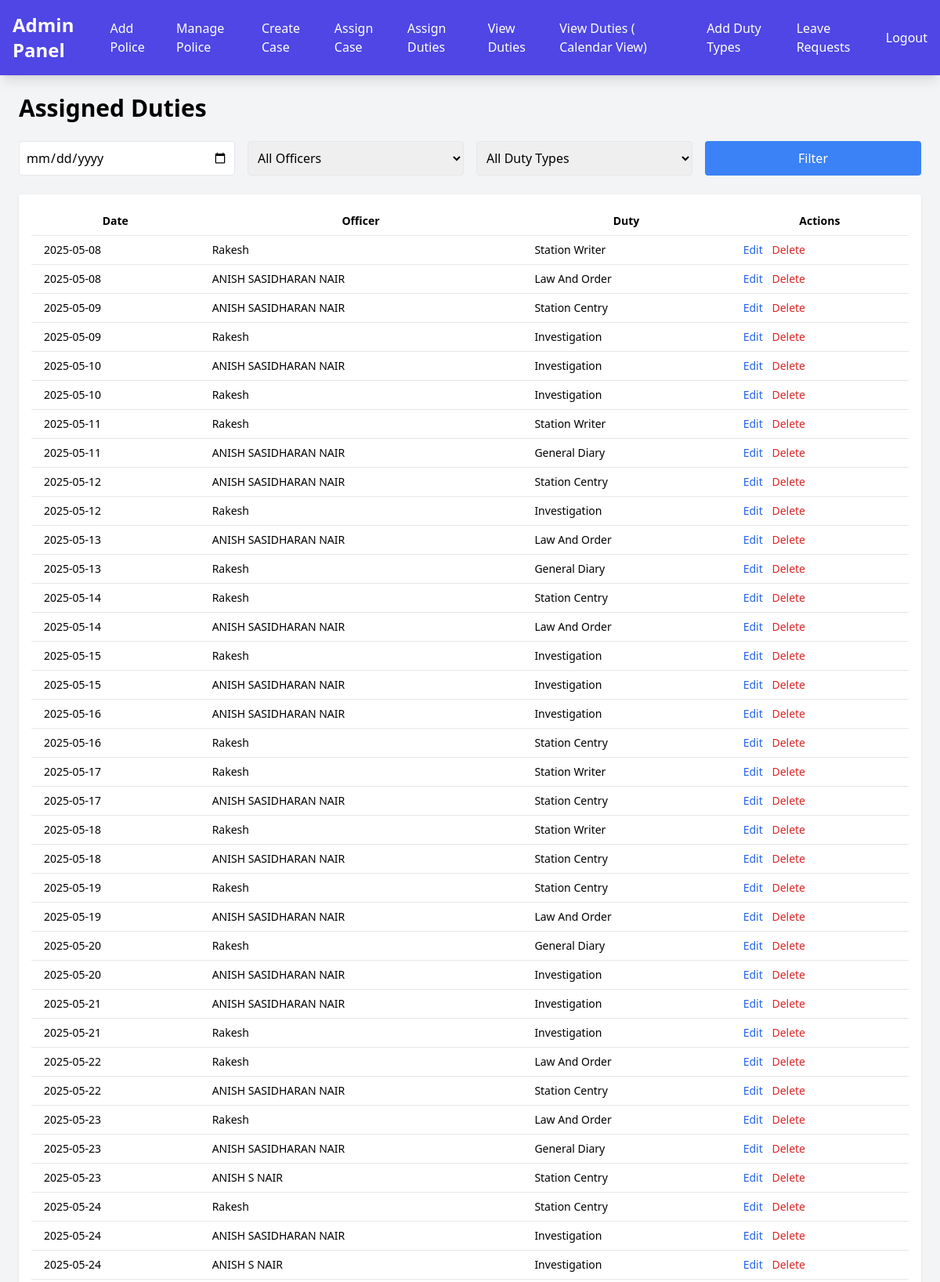
Page /admin/view_duties.php (signed in, upper part) on the committed database.
### tables this page shows
CREATE TABLE `assigned_duties` (
  `id` int(11) NOT NULL,
  `officer_id` int(11) NOT NULL,
  `duty_id` int(11) NOT NULL,
  `duty_date` date NOT NULL,
  `created_at` timestamp NOT NULL DEFAULT current_timestamp()
);

CREATE TABLE `police_officers` (
  `id` int(11) NOT NULL,
  `name` varchar(100) NOT NULL,
  `gl_number` varchar(50) NOT NULL,
  `phone` varchar(20) NOT NULL,
  `email` varchar(100) NOT NULL,
  `password` varchar(255) NOT NULL,
  `rank` varchar(50) DEFAULT NULL,
  `created_at` timestamp NOT NULL DEFAULT current_timestamp()
);

CREATE TABLE `duty_types` (
  `id` int(11) NOT NULL,
  `name` varchar(100) NOT NULL,
  `required_count` int(11) DEFAULT 1
);

### admin/view_duties.php (the view, shortened to what this page needs)
<?php
include '../db_connect.php';
$filter_date = $_GET['date'] ?? '';
$sql = "SELECT ad.id, ad.duty_date AS date, po.name AS officer_name, dt.name AS duty_name
        FROM assigned_duties ad
        JOIN police_officers po ON ad.officer_id = po.id
        JOIN duty_types dt ON ad.duty_id = dt.id
        WHERE 1=1";
$sql .= " ORDER BY ad.duty_date ASC";
$result = $conn->query($sql);
?>
<!DOCTYPE html>
<html lang="en">
<head>
  <script src="https://cdn.tailwindcss.com"></script>
</head>
<body class="p-6 bg-gray-100">
<?php include 'navbar.php';  ?>
<br><br>
<br><br>
  <div class="max-w-7xl mx-auto">
    <h1 class="text-3xl font-bold mb-6">Assigned Duties</h1>
    <form method="GET" class="mb-6 grid grid-cols-1 md:grid-cols-4 gap-4">
      <input type="date" name="date" value="<?= htmlspecialchars($filter_date) ?>" class="p-2 border rounded">
      <select name="officer" class="p-2 border rounded">
        <option value="">All Officers</option>
      </select>
      <select name="type" class="p-2 border rounded">
        <option value="">All Duty Types</option>
      </select>
      <button class="bg-blue-500 text-white px-4 py-2 rounded">Filter</button>
    </form>
    <div class="overflow-x-auto bg-white p-4 rounded shadow">
      <table class="min-w-full text-sm">
        <thead>
          <tr>
            <th class="px-4 py-2">Date</th>
            <th class="px-4 py-2">Officer</th>
            <th class="px-4 py-2">Duty</th>
            <th class="px-4 py-2">Actions</th>
          </tr>
        </thead>
        <tbody>
          <?php while ($row = $result->fetch_assoc()) { ?>
          <tr class="border-t">
            <td class="px-4 py-2"><?= htmlspecialchars($row['date']) ?></td>
            <td class="px-4 py-2"><?= htmlspecialchars($row['officer_name']) ?></td>
            <td class="px-4 py-2"><?= htmlspecialchars($row['duty_name']) ?></td>
            <td class="px-4 py-2">
              <a href="edit_assignment.php?id=<?= $row['id'] ?>" class="text-blue-600 hover:underline mr-2">Edit</a>
              <a href="delete_assignment.php?id=<?= $row['id'] ?>" onclick="return confirm('Are you sure?')" class="text-red-600 hover:underline">Delete</a>
            </td>
          </tr>
          <?php } ?>
        </tbody>
      </table>
    </div>
  </div>
</body>
</html>

### rows in the picture
assigned_duties: duty_date "2025-05-08", officer.name "Rakesh", duty_types.name "Station Writer"
assigned_duties: duty_date "2025-05-08", officer.name "ANISH SASIDHARAN NAIR", duty_types.name "Law And Order"
assigned_duties: duty_date "2025-05-09", officer.name "ANISH SASIDHARAN NAIR", duty_types.name "Station Centry"
assigned_duties: duty_date "2025-05-09", officer.name "Rakesh", duty_types.name "Investigation"
assigned_duties: duty_date "2025-05-10", officer.name "ANISH SASIDHARAN NAIR", duty_types.name "Investigation"
assigned_duties: duty_date "2025-05-10", officer.name "Rakesh", duty_types.name "Investigation"
assigned_duties: duty_date "2025-05-11", officer.name "Rakesh", duty_types.name "Station Writer"
assigned_duties: duty_date "2025-05-11", officer.name "ANISH SASIDHARAN NAIR", duty_types.name "General Diary"
assigned_duties: duty_date "2025-05-12", officer.name "ANISH SASIDHARAN NAIR", duty_types.name "Station Centry"
assigned_duties: duty_date "2025-05-12", officer.name "Rakesh", duty_types.name "Investigation"
assigned_duties: duty_date "2025-05-13", officer.name "ANISH SASIDHARAN NAIR", duty_types.name "Law And Order"
assigned_duties: duty_date "2025-05-13", officer.name "Rakesh", duty_types.name "General Diary"
assigned_duties: duty_date "2025-05-14", officer.name "Rakesh", duty_types.name "Station Centry"
assigned_duties: duty_date "2025-05-14", officer.name "ANISH SASIDHARAN NAIR", duty_types.name "Law And Order"
assigned_duties: duty_date "2025-05-15", officer.name "Rakesh", duty_types.name "Investigation"
assigned_duties: duty_date "2025-05-15", officer.name "ANISH SASIDHARAN NAIR", duty_types.name "Investigation"
assigned_duties: duty_date "2025-05-16", officer.name "ANISH SASIDHARAN NAIR", duty_types.name "Investigation"
assigned_duties: duty_date "2025-05-16", officer.name "Rakesh", duty_types.name "Station Centry"
assigned_duties: duty_date "2025-05-17", officer.name "Rakesh", duty_types.name "Station Writer"
assigned_duties: duty_date "2025-05-17", officer.name "ANISH SASIDHARAN NAIR", duty_types.name "Station Centry"
assigned_duties: duty_date "2025-05-18", officer.name "Rakesh", duty_types.name "Station Writer"
assigned_duties: duty_date "2025-05-18", officer.name "ANISH SASIDHARAN NAIR", duty_types.name "Station Centry"
assigned_duties: duty_date "2025-05-19", officer.name "Rakesh", duty_types.name "Station Centry"
assigned_duties: duty_date "2025-05-19", officer.name "ANISH SASIDHARAN NAIR", duty_types.name "Law And Order"
assigned_duties: duty_date "2025-05-20", officer.name "Rakesh", duty_types.name "General Diary"
assigned_duties: duty_date "2025-05-20", officer.name "ANISH SASIDHARAN NAIR", duty_types.name "Investigation"
assigned_duties: duty_date "2025-05-21", officer.name "ANISH SASIDHARAN NAIR", duty_types.name "Investigation"
assigned_duties: duty_date "2025-05-21", officer.name "Rakesh", duty_types.name "Investigation"
assigned_duties: duty_date "2025-05-22", officer.name "Rakesh", duty_types.name "Law And Order"
assigned_duties: duty_date "2025-05-22", officer.name "ANISH SASIDHARAN NAIR", duty_types.name "Station Centry"
assigned_duties: duty_date "2025-05-23", officer.name "Rakesh", duty_types.name "Law And Order"
assigned_duties: duty_date "2025-05-23", officer.name "ANISH SASIDHARAN NAIR", duty_types.name "General Diary"
assigned_duties: duty_date "2025-05-23", officer.name "ANISH S NAIR", duty_types.name "Station Centry"
assigned_duties: duty_date "2025-05-24", officer.name "Rakesh", duty_types.name "Station Centry"
assigned_duties: duty_date "2025-05-24", officer.name "ANISH SASIDHARAN NAIR", duty_types.name "Investigation"
assigned_duties: duty_date "2025-05-24", officer.name "ANISH S NAIR", duty_types.name "Investigation"
